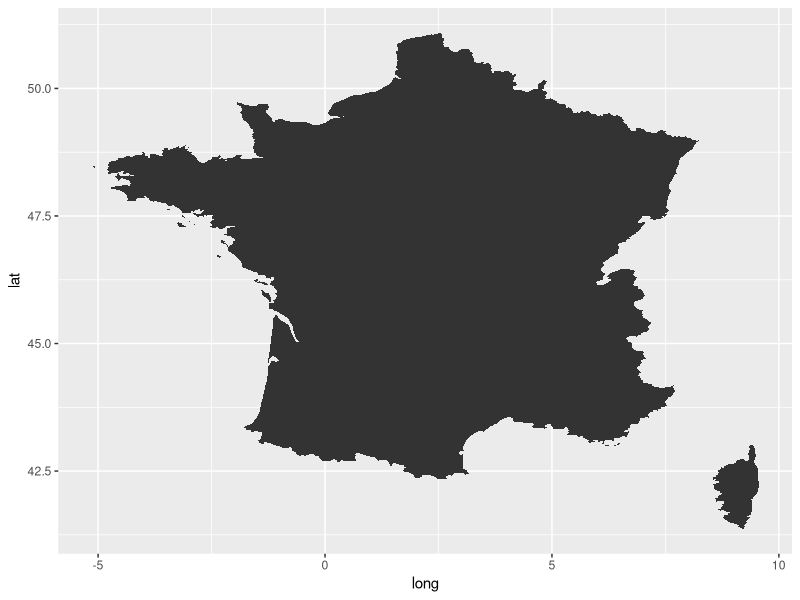

The R script that drew this image: (Note: this script raises an error after producing the figure.)
## ---- chunk 1
knitr::opts_chunk$set(echo = TRUE)
## ---- chunk 2
library(tidyverse)

france_df <- ggplot2::map_data("france")

ggplot(data = france_df,
            mapping = aes(x = long, y = lat,
                          group = group)) +
  geom_polygon() 
## ---- chunk 3
ggplot(data = france_df,
            mapping = aes(x = long, y = lat,
                          group = group)) +
geom_polygon(colour = "black", fill = "white") +
  coord_map(projection = "albers", lat0 = 39, lat1 = 45) +
  theme_void()
## ---- chunk 4
france_df$filler <- sample(1:7, 13353, rep =TRUE)

ggplot(data = france_df,
            mapping = aes(x = long, y = lat,
                          group = group)) +
geom_polygon(colour = "black", aes(fill = filler)) +
  coord_map(projection = "albers", lat0 = 39, lat1 = 45) +
  theme_void()
